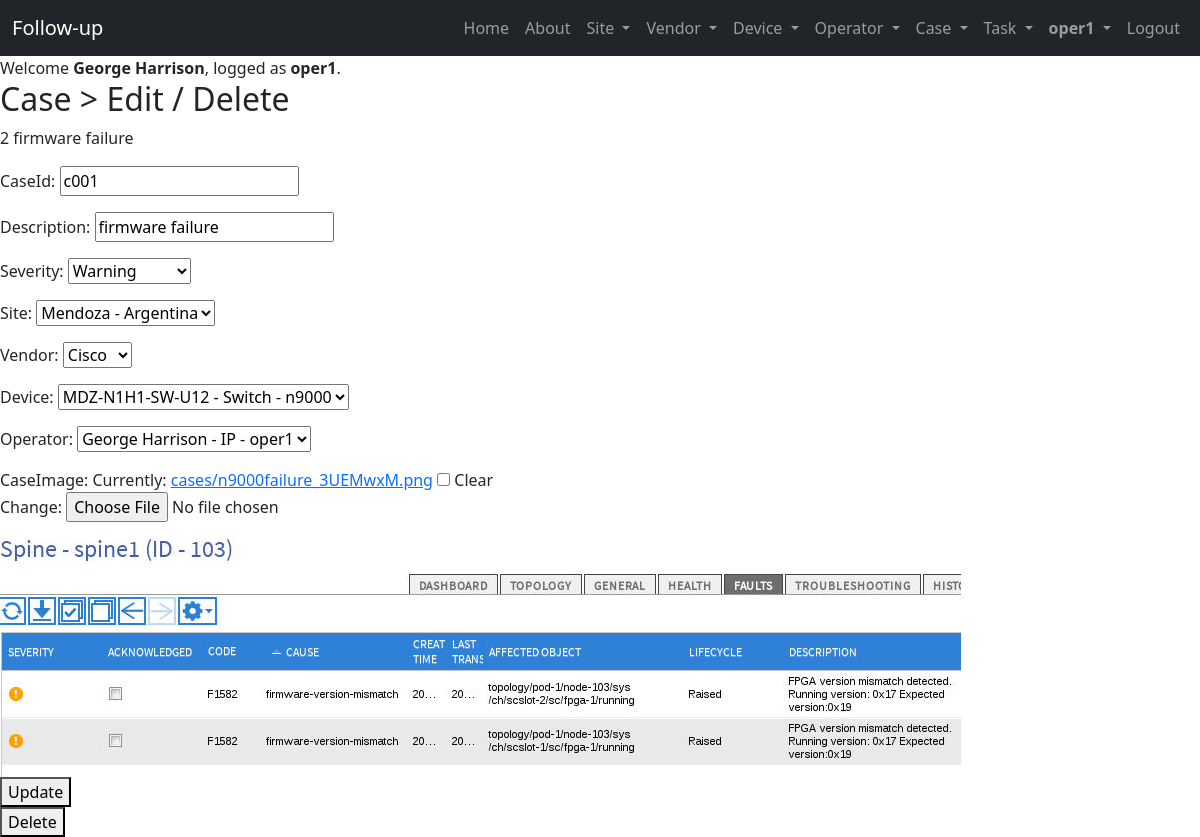
The app's page /cases/2 (signed in) with its own data.
### tasks/models.py (models this page shows, shortened)
class Case(models.Model):
  SEVERITIES = (
    ('1', "Not classified"),
    ('2', "Information"),
    ('3', "Warning"),
    ('4', "Average"),
    ('5', "High"),
    ('6', "Disaster")
  )
  caseId = models.CharField(max_length=6)
  description = models.CharField(max_length=20)
  severity = models.CharField(choices=SEVERITIES, max_length=2, null=True)
  site = models.ForeignKey(Site, on_delete=models.CASCADE, null=True)
  vendor = models.ForeignKey(Vendor, on_delete=models.CASCADE, null=True)
  device = models.ForeignKey(Device, on_delete=models.CASCADE, null=True)
  operator = models.ForeignKey(Operator, on_delete=models.CASCADE, null=True)
  caseImage = models.ImageField(upload_to='cases', blank=True, null=True)
  class Meta():
    verbose_name = 'Case'
    verbose_name_plural = 'Cases'
    ordering = ('caseId', 'description')
    unique_together = ('caseId', 'description')

### tasks/views.py (the view, shortened to what this page needs)
# urls.py: path('cases/<int:case_id>', views.case_detail, name='case_detail'),
@login_required
def case_detail(request, case_id):
    if request.method == 'GET':
        case = get_object_or_404(Case, pk=case_id)
        form = CaseForm(instance=case)
        return render(request, 'case_detail.html', {'case': case, 'form': form})

### tasks/forms.py
class CaseForm(ModelForm):
    class Meta:
        model = Case
        fields = ['caseId', 'description', 'severity', 'site', 'vendor', 'device', 'operator', 'caseImage']

### tasks/models.py (called while the page is built)
  def __str__(self):
    return self.name + ' - ' + self.country

  def __str__(self):
    return self.name

  def __str__(self):
    return f'{self.name} - {self.category} - {self.model}'

  def __str__(self):
    return self.firstName + ' ' + self.lastName + ' - ' + self.backOffice + ' - ' + self.user.username

### tasks/templates/case_detail.html (shortened to what this page needs)
{% extends 'base.html' %}
{% block content %}
<h2>Case > Edit / Delete</h2>
{{case.id}} {{case.description}}
<form method="POST" enctype="multipart/form-data">
  {{form.as_p}}
  <section>
    <img
      src="{{ case.caseImage.url }}"
      alt="{{ case.description }}"
    />
  </section>
  <button>
    Update
  </button>
</form>
<form action="{% url 'case_delete' case.id %}" method="POST">
  <button>
    Delete
  </button>
</form>
{% endblock %}

### tasks/templates/base.html (shortened to what this page needs)
<!DOCTYPE html>
<html lang="en">
  <head>
    <link rel="stylesheet" href="https://cdn.jsdelivr.net/npm/bootstrap@5.2.0/dist/css/bootstrap.min.css">
    <link rel="stylesheet" type="text/css" href="https://cdn.datatables.net/1.11.5/css/jquery.dataTables.min.css">
  </head>
  <body>
    {% include 'navbar.html' %}
    {% if user.is_authenticated %}
    Welcome <strong>{{request.user.first_name}} {{request.user.last_name}}</strong>, logged as <strong>{{request.user.username}}</strong>. {{message}}
    {% endif %}
    {% block content %}
    {% endblock %}
  </body>
</html>

### tasks/templates/navbar.html (shortened to what this page needs)
<nav class="navbar navbar-expand-lg navbar-dark bg-dark">
  <div class="container-fluid">
    <a class="navbar-brand" href="/">Follow-up</a>
    <div class="collapse navbar-collapse" id="navbarNavDarkDropdown">
      <ul class="navbar-nav ms-auto">
        <li class="nav-item">
          <a href="/" class="nav-link">Home</a>
        </li>
          <a href="/about" class="nav-link">About</a>
        {% if user.is_authenticated %}
        <div class="collapse navbar-collapse" id="navbarNavDarkDropdown">
          <ul class="navbar-nav">
            <li class="nav-item dropdown">
              <a class="nav-link dropdown-toggle" href="#" id="navbarDarkDropdownMenuLink" role="button" data-bs-toggle="dropdown" aria-expanded="false">
                Site
              </a>
            </li>
          </ul>
        </div>
        <div class="collapse navbar-collapse" id="navbarNavDarkDropdown">
          <ul class="navbar-nav">
            <li class="nav-item dropdown">
              <a class="nav-link dropdown-toggle" href="#" id="navbarDarkDropdownMenuLink" role="button" data-bs-toggle="dropdown" aria-expanded="false">
                Vendor
              </a>
            </li>
          </ul>
        </div>
        <div class="collapse navbar-collapse" id="navbarNavDarkDropdown">
          <ul class="navbar-nav">
            <li class="nav-item dropdown">
              <a class="nav-link dropdown-toggle" href="#" id="navbarDarkDropdownMenuLink" role="button" data-bs-toggle="dropdown" aria-expanded="false">
                Device
              </a>
            </li>
          </ul>
        </div>
        <div class="collapse navbar-collapse" id="navbarNavDarkDropdown">
          <ul class="navbar-nav">
            <li class="nav-item dropdown">
              <a class="nav-link dropdown-toggle" href="#" id="navbarDarkDropdownMenuLink" role="button" data-bs-toggle="dropdown" aria-expanded="false">
                Operator
              </a>
            </li>
          </ul>
        </div>
        <div class="collapse navbar-collapse" id="navbarNavDarkDropdown">
          <ul class="navbar-nav">
            <li class="nav-item dropdown">
              <a class="nav-link dropdown-toggle" href="#" id="navbarDarkDropdownMenuLink" role="button" data-bs-toggle="dropdown" aria-expanded="false">
                Case
              </a>
            </li>
          </ul>
        </div>
        <div class="collapse navbar-collapse" id="navbarNavDarkDropdown">
          <ul class="navbar-nav">
            <li class="nav-item dropdown">
              <a class="nav-link dropdown-toggle" href="#" id="navbarDarkDropdownMenuLink" role="button" data-bs-toggle="dropdown" aria-expanded="false">
                Task
              </a>
            </li>
          </ul>
        </div>
        <div class="collapse navbar-collapse" id="navbarNavDarkDropdown">
          <ul class="navbar-nav">
            <li class="nav-item dropdown">
              <a class="nav-link dropdown-toggle" href="#" id="navbarDarkDropdownMenuLink" role="button" data-bs-toggle="dropdown" aria-expanded="false">
                <strong>{{request.user.username}}</strong>
              </a>
            </li>
          </ul>
        </div>
        <li class="nav-item">
          <a href="/logout" class="nav-link">Logout</a>
        </li>
        {% endif %}
      </ul>
    </div>
  </div>
</nav>

### records on screen
Case: id "2", description "firmware failure", caseId "c001", severity "Warning", site "Mendoza - Argentina", vendor "Cisco", device "MDZ-N1H1-SW-U12 - Switch - n9000", operator "George Harrison - IP - oper1", caseImage (picture)

### other values on screen
{{ request.user.username }} "oper1"
{{ request.user.first_name }} "George"
{{ request.user.last_name }} "Harrison"
